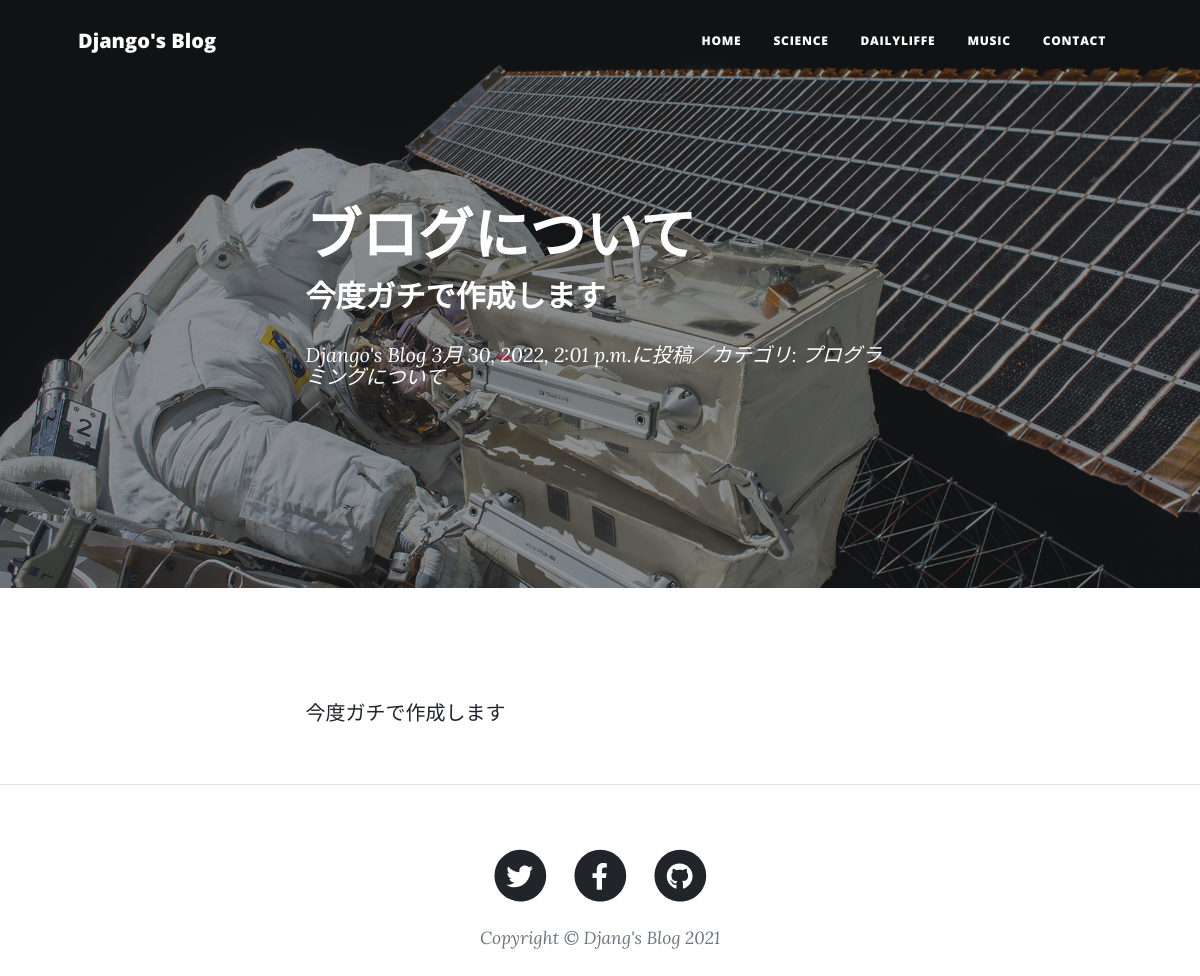
/blog-detail/8/, run on the app's committed database.
### blog/models.py (models this page shows, shortened)
class BlogPost(models.Model):
    CATEGORY = (('将棋', '将棋'), ('日常のこと', '日常のこと'), ('プログラミングについて', 'プログラミングについて'))
    title = models.CharField(
        verbose_name='タイトル', # フィールドのタイトル
        max_length=200        # 最大文字数は200
        )
    content = models.TextField(
        verbose_name='本文'   # フィールドのタイトル
        )
    posted_at = models.DateTimeField(
        verbose_name='投稿日時', # フィールドのタイトル
        auto_now_add=True       # 日時を自動追加
        )
    category = models.CharField(
        verbose_name='カテゴリ', # フィールドのタイトル
        max_length=50,        # 最大文字数は50
        choices=CATEGORY
        )

### blog/views.py (the view)
class BlogDetail(DetailView):
    template_name ='post.html'
    model = BlogPost

### blog/templates/post.html (shortened to what this page needs)
{% extends 'base.html' %}
{% load static %}
  {% block header %}
  <header class="masthead"
          style="background-image: url({% static 'assets/img/post-bg.jpg' %})">
    <div class="container position-relative px-4 px-lg-5">
      <div class="row gx-4 gx-lg-5 justify-content-center">
        <div class="col-md-10 col-lg-8 col-xl-7">
          <div class="post-heading">
            <h1>{{object.title}}</h1>
            <h2 class="subheading">{{object.content|truncatechars:30}}</h2>
            <span class="meta">
            <a href={% url 'blog:index' %}>Django's Blog</a>
            {{object.posted_at}}に投稿／カテゴリ:
            {{object.category}}</span>
          </div>
        </div>
      </div>
    </div>
  </header>
  {% endblock %}
  {% block contents %}
  <article class="mb-4">
    <div class="container px-4 px-lg-5">
      <div class="row gx-4 gx-lg-5 justify-content-center">
        <div class="col-md-10 col-lg-8 col-xl-7">
        　　<p>{{object.content}}</p>
        </div>
      </div>
    </div>
  </article>
  <hr>
  {% endblock %}

### data on the page
BlogPost: title "ブログについて", content "今度ガチで作成します", posted_at "3月 30, 2022, 2:01 p.m.", category "プログラミングについて"
